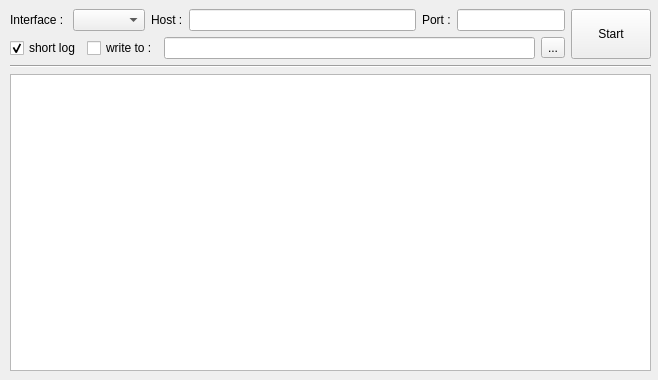
<?xml version="1.0" encoding="UTF-8"?>
<ui version="4.0">
 <class>QRecvUdpClass</class>
 <widget class="QWidget" name="QRecvUdpClass">
  <property name="geometry">
   <rect>
    <x>0</x>
    <y>0</y>
    <width>658</width>
    <height>380</height>
   </rect>
  </property>
  <property name="windowTitle">
   <string>QRecvUdp</string>
  </property>
  <widget class="QWidget" name="verticalLayoutWidget">
   <property name="geometry">
    <rect>
     <x>0</x>
     <y>0</y>
     <width>661</width>
     <height>381</height>
    </rect>
   </property>
   <layout class="QVBoxLayout" name="pMainLayout" stretch="0,0,1">
    <property name="leftMargin">
     <number>10</number>
    </property>
    <property name="topMargin">
     <number>9</number>
    </property>
    <property name="rightMargin">
     <number>10</number>
    </property>
    <property name="bottomMargin">
     <number>10</number>
    </property>
    <item>
     <layout class="QHBoxLayout" name="horizontalLayout_4">
      <item>
       <layout class="QVBoxLayout" name="verticalLayout">
        <item>
         <layout class="QHBoxLayout" name="horizontalLayout" stretch="0,0,0,1,0,0">
          <item>
           <widget class="QLabel" name="label_3">
            <property name="text">
             <string>Interface : </string>
            </property>
           </widget>
          </item>
          <item>
           <widget class="QComboBox" name="pIfBox"/>
          </item>
          <item>
           <widget class="QLabel" name="label">
            <property name="text">
             <string>Host :</string>
            </property>
           </widget>
          </item>
          <item>
           <widget class="QLineEdit" name="pHostEdit"/>
          </item>
          <item>
           <widget class="QLabel" name="label_2">
            <property name="text">
             <string>Port :</string>
            </property>
           </widget>
          </item>
          <item>
           <widget class="QLineEdit" name="pPortEdit">
            <property name="sizePolicy">
             <sizepolicy hsizetype="Expanding" vsizetype="Fixed">
              <horstretch>0</horstretch>
              <verstretch>0</verstretch>
             </sizepolicy>
            </property>
            <property name="maximumSize">
             <size>
              <width>120</width>
              <height>16777215</height>
             </size>
            </property>
           </widget>
          </item>
         </layout>
        </item>
        <item>
         <layout class="QHBoxLayout" name="horizontalLayout_5">
          <item>
           <widget class="QCheckBox" name="pShortCheck">
            <property name="enabled">
             <bool>true</bool>
            </property>
            <property name="sizePolicy">
             <sizepolicy hsizetype="Preferred" vsizetype="Preferred">
              <horstretch>0</horstretch>
              <verstretch>0</verstretch>
             </sizepolicy>
            </property>
            <property name="text">
             <string>short log</string>
            </property>
            <property name="checked">
             <bool>true</bool>
            </property>
           </widget>
          </item>
          <item>
           <widget class="QCheckBox" name="pWriteCheck">
            <property name="sizePolicy">
             <sizepolicy hsizetype="Preferred" vsizetype="Preferred">
              <horstretch>0</horstretch>
              <verstretch>0</verstretch>
             </sizepolicy>
            </property>
            <property name="text">
             <string>write to :</string>
            </property>
           </widget>
          </item>
          <item>
           <widget class="QLineEdit" name="pPathEdit"/>
          </item>
          <item>
           <widget class="QToolButton" name="pSelectPathBtn">
            <property name="toolTip">
             <string>select write path</string>
            </property>
            <property name="text">
             <string>...</string>
            </property>
           </widget>
          </item>
         </layout>
        </item>
       </layout>
      </item>
      <item>
       <widget class="QPushButton" name="pProcessBtn">
        <property name="sizePolicy">
         <sizepolicy hsizetype="Minimum" vsizetype="Expanding">
          <horstretch>0</horstretch>
          <verstretch>0</verstretch>
         </sizepolicy>
        </property>
        <property name="text">
         <string>Start</string>
        </property>
       </widget>
      </item>
     </layout>
    </item>
    <item>
     <widget class="Line" name="line">
      <property name="orientation">
       <enum>Qt::Horizontal</enum>
      </property>
     </widget>
    </item>
    <item>
     <widget class="QListWidget" name="pOutList">
      <property name="editTriggers">
       <set>QAbstractItemView::NoEditTriggers</set>
      </property>
      <property name="showDropIndicator" stdset="0">
       <bool>false</bool>
      </property>
      <property name="selectionBehavior">
       <enum>QAbstractItemView::SelectRows</enum>
      </property>
      <property name="viewMode">
       <enum>QListView::ListMode</enum>
      </property>
     </widget>
    </item>
   </layout>
  </widget>
 </widget>
 <layoutdefault spacing="6" margin="11"/>
 <tabstops>
  <tabstop>pIfBox</tabstop>
  <tabstop>pHostEdit</tabstop>
  <tabstop>pPortEdit</tabstop>
  <tabstop>pShortCheck</tabstop>
  <tabstop>pWriteCheck</tabstop>
  <tabstop>pPathEdit</tabstop>
  <tabstop>pSelectPathBtn</tabstop>
  <tabstop>pProcessBtn</tabstop>
  <tabstop>pOutList</tabstop>
 </tabstops>
 <resources/>
 <connections/>
</ui>
